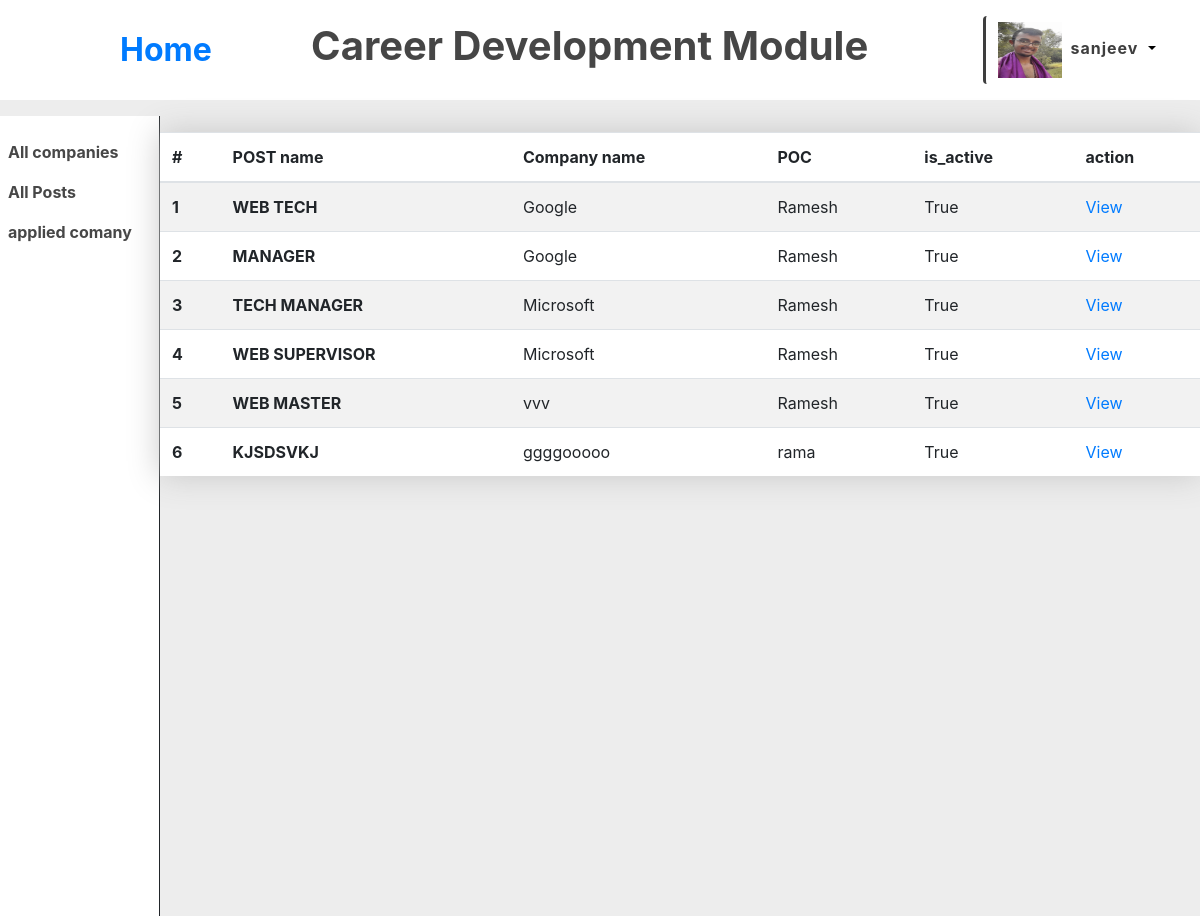
Page /allposts/ (signed in) on the committed database.
### rec/models.py (models this page shows, shortened)
class profile(models.Model):
    student = models.OneToOneField(User, on_delete=models.CASCADE, blank=True, null=True, related_name="profile")
    firstname = models.CharField(max_length=100, null=True, blank=True)
    lastname = models.CharField(max_length=100, null=True, blank=True)
    register_no = models.CharField(max_length=10, null=True, blank=True)
    profile_pic = models.ImageField( default="../media/users/user_avtar.webp", null=True, blank=True, upload_to='users/')
    choose_branch = models.ForeignKey(branch, on_delete=models.CASCADE, blank=True, null=True, related_name="students")
    resume = models.FileField(null=True, blank=True)
    student_cgpa = models.FloatField(default=0, null=True, blank=True)
    sem = models.IntegerField(null=True, blank=True, choices=Sem_choices)

class posts(models.Model) :
    role = models.CharField(max_length=50, null=True, blank=True)
    description = models.TextField(null=True, blank=True)
    package = models.FloatField(null=True, blank=True)
    student = models.ManyToManyField(User, blank=True, related_name="post")
    comp = models.ForeignKey(company, on_delete=models.CASCADE, related_name="post", null=True, blank=True)
    branch_open = models.ManyToManyField(branch, blank=True, related_name="posts")
    cgpa_cutoff = models.FloatField(null=True, blank=True, default=0)
    open_date = models.DateTimeField(null=True, blank=True)
    deadline = models.DateTimeField(null=True, blank=True)
    is_active = models.BooleanField(default=True)

class company(models.Model) :
    name = models.CharField(max_length=100, null=False, blank=False, unique=True)
    description = models.TextField()
    poc = models.ForeignKey(User, on_delete=models.CASCADE, related_name="company_poc")
    branches_open = models.ManyToManyField(branch, related_name="company", blank=True )
    isactive = models.BooleanField(default=True)
    applied = models.ManyToManyField(User, blank=True ,related_name="applied_company")
    def __str__(self) :
        return self.name

### rec/views.py (the view)
# urls.py: path("allposts/", views.allposts, name="allposts"),
def allposts(request) :
    if request.user.is_authenticated :
        get_all_posts = posts.objects.all()
        return render(request, "rec/allposts.html", {
            "profile" : request.user.profile,
            "posts" : get_all_posts
        })

### rec/templates/rec/allposts.html (shortened to what this page needs)
{% extends './header.html' %}
  {% load static %}
  {% block body1 %}
  <table class="table table-striped">
    <thead>
      <tr>
        <th scope="col">#</th>
        <th scope="col">POST name</th>
        <th scope="col">Company name</th>
        <th scope="col">POC</th>
        <th scope="col">is_active</th>
        <th scope="col">action</th>
      </tr>
    </thead>
    <tbody>
      {% for post in posts %}
        <tr>
          <th scope="row">{{forloop.counter}}</th>
          <td><strong>{{post.role.upper}}</strong></td>
          <td>{{post.comp}}</td>
          <td>{{post.comp.poc}}</td>
          <td>{{post.is_active}}</td>
          <td><a href="../viewpost/{{post.id}}">View</a></td>
        </tr>
      {% endfor %}
    </tbody>
  </table>
  {%endblock%}

### rec/templates/rec/header.html (shortened to what this page needs)
{% extends './layout.html' %}
  {% load static %}
  {% block head %}
  <link rel="stylesheet" type="text/css" href="../../static/reg.css" />
  {%endblock%}
  {% block body %}
  <div class="header-cont">
    <a href="/home">Home</a>
    <h1>Career Development Module</h1>
    <div class="home-profile">
      <div class="dropdown">
        <button class="btn bt margin: auto;n-secondary dropdown-toggle" type="button" id="dropdownMenuButton" data-toggle="dropdown" aria-haspopup="true" aria-expanded="false">
          <img src="../media/{{profile.profile_pic}}"><strong>{{request.user}}</strong>
        </button>
      </div>
  </div>
  </div>
  <div class="home-body">
    <div class="sidebar-container">
      <div class="side-bar">
        <a href="/allcomp">All companies</a>
        <a href="/allposts">All Posts</a>
        <a href="http://127.0.0.1:8000/applied_posts/">applied comany</a>
      </div>
    </div>
  {% block body1 %}
  {% endblock %}
  {% endblock %}

### rec/static/reg.css (style rules this page uses)
.table { max-width: 1200px; margin: auto; margin-top: 5%; margin-bottom: 10%; background: white; filter: drop-shadow(0 0 1rem #c7c7c7); }
html { background: rgb(237, 237, 237); }
body { background:rgb(237, 237, 237); background-color: rgb(237, 237, 237); }

### rec/templates/rec/header.html (style rules this page uses)
.home-body { display: flex; }
.sidebar-container { min-width: 10rem; width: 15%; height: 100vh; background: white; margin-top: 1rem; border-right: solid; border-width: thin; }
.side-bar { margin-top: 1rem; display: grid; background: white; height: min-content; }
.side-bar>a { text-decoration: none; padding: 5%; border-width: thin; color: rgb(71, 71, 71); font-weight: 700; }
.home-profile { padding-left: 1rem; padding-top: 1rem; padding-bottom: 1rem; margin-left: auto; margin-right: 2rem; background: white; display: flex; width: min-content; }
.dropdown-toggle { background:white; border: transparent; color: rgb(62, 62, 62); letter-spacing: 1px; border-left: solid; }
.btn>img { width: 4rem; height: 3.5rem; margin-right: 0.5rem; }
.dropdown-toggle::after { color: black; }
.header-cont { height: max-content; background: white; display: flex; align-items: center; }
.header-cont>a { margin-left: 10%; margin-right: auto; font-weight: bold; font-size: 2rem; text-decoration: none; }
.header-cont>h1 { font-weight: bolder; color: rgb(70, 70, 70); }

### rec/templates/rec/allposts.html (style rules this page uses)
.table { max-width: 1400px; margin: auto; margin-top: 2rem; }

### rows in the picture
profile: profile_pic (picture)
posts: role "WEB TECH", comp "Google", comp.poc "Ramesh", is_active "True"
posts: role "MANAGER", comp "Google", comp.poc "Ramesh", is_active "True"
posts: role "TECH MANAGER", comp "Microsoft", comp.poc "Ramesh", is_active "True"
posts: role "WEB SUPERVISOR", comp "Microsoft", comp.poc "Ramesh", is_active "True"
posts: role "WEB MASTER", comp "vvv", comp.poc "Ramesh", is_active "True"
posts: role "KJSDSVKJ", comp "ggggooooo", comp.poc "rama", is_active "True"

### other values in the picture
{{ request.user }} "sanjeev"
